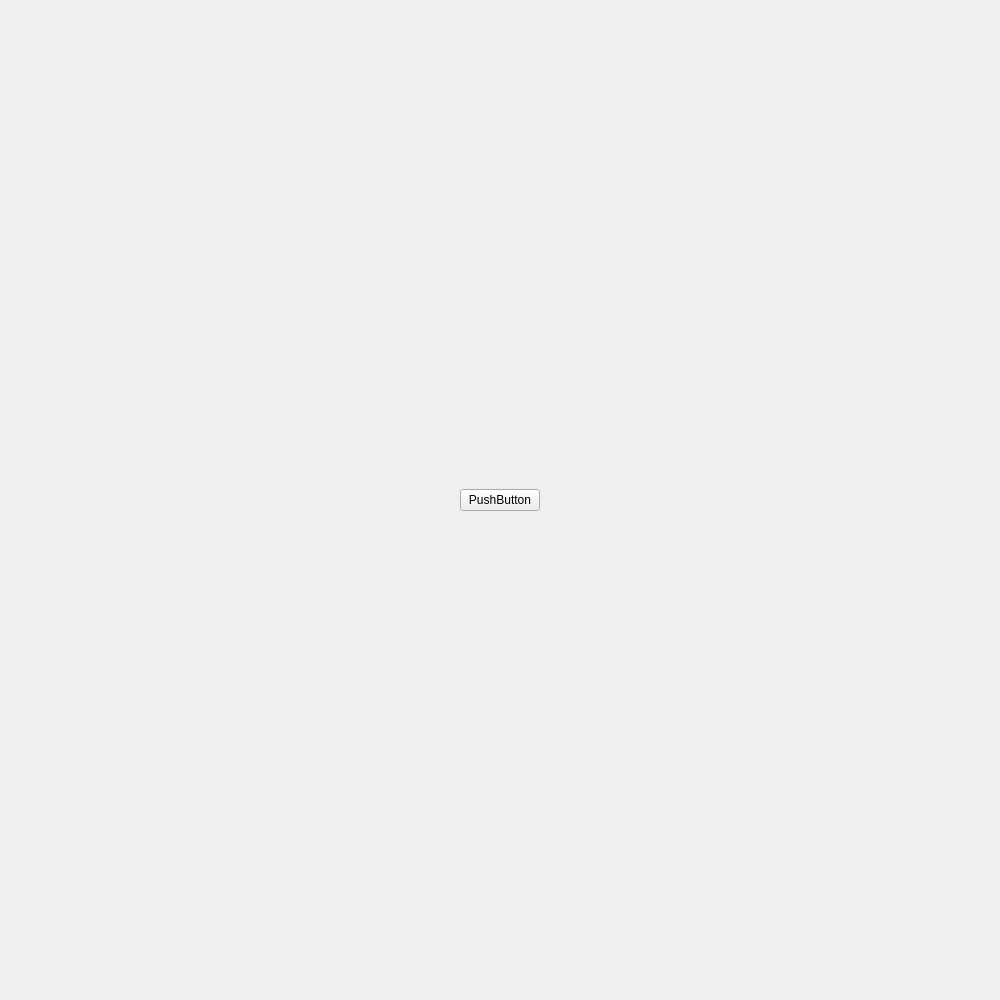
<?xml version="1.0" encoding="UTF-8"?>
<ui version="4.0">
 <class>Form</class>
 <widget class="QWidget" name="Form">
  <property name="geometry">
   <rect>
    <x>0</x>
    <y>0</y>
    <width>1000</width>
    <height>1000</height>
   </rect>
  </property>
  <property name="minimumSize">
   <size>
    <width>1000</width>
    <height>1000</height>
   </size>
  </property>
  <property name="maximumSize">
   <size>
    <width>1000</width>
    <height>1000</height>
   </size>
  </property>
  <property name="windowTitle">
   <string>Form</string>
  </property>
  <layout class="QHBoxLayout" name="horizontalLayout">
   <item>
    <widget class="QPushButton" name="pushButton">
     <property name="sizePolicy">
      <sizepolicy hsizetype="Fixed" vsizetype="Fixed">
       <horstretch>0</horstretch>
       <verstretch>0</verstretch>
      </sizepolicy>
     </property>
     <property name="minimumSize">
      <size>
       <width>0</width>
       <height>1</height>
      </size>
     </property>
     <property name="text">
      <string>PushButton</string>
     </property>
    </widget>
   </item>
  </layout>
 </widget>
 <resources/>
 <connections/>
</ui>
